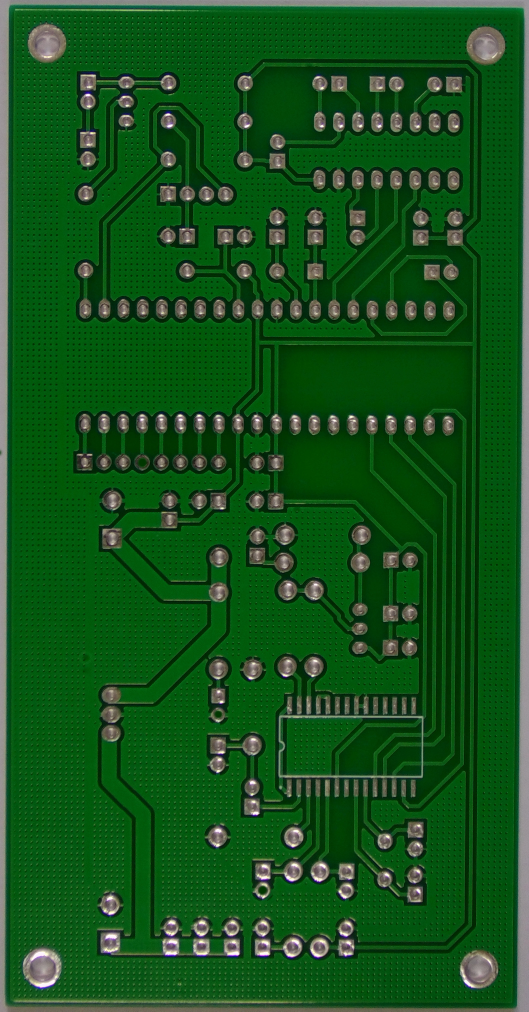
#> input picture Bare-PCB-defect-detection-using-OpenCV/Bare-PCB-images-dataset/Defective-PCB-images/Missing_hole/Missing_hole_01_left/01_missing_hole_10.jpg, 1586 x 3034 px, found by its file name (shown at 1/3 size)
$ jupyter execute --allow-errors Bare-PCB-defect-detection-using-opencv.ipynb
#> lines starting #> are read from the running program, lines starting #| are printed output that depends on the picture; after the words box and inside, x2 and y2 are one past the last pixel; in counts of white or black regions, pixels touching at a corner belong together
[cell 1]
'''
Image subtraction requires both the template(non-defective) and test(defective) images
to be of the exact same dimensions and orientation.

The whole defect detection process is performed on one sample test image of the defect
missing hole for PCB 01. Similar can be done for the other defects.
The steps performed are common for both template and test images, and then the test image is
subtracted from template image to get the resultant image which shows the defects.
Contour detection is also done to calculate the number of defects in an image.
'''

[cell 2]
# Command to install OpenCV library :
# pip install opencv-python

[cell 3]
import cv2
import matplotlib.pyplot as plt
import os

[cell 4]
# read template PCB 01 image
rgb_template_img = cv2.imread('D:\\AI_project\\Bare-PCB-defect-detection-using-OpenCV\\Bare-PCB-images-dataset\\Template-PCB-images\\01.jpg')

# display original template PCB image
plt.figure(figsize=(10,6))
#> (the rest of this cell did not finish here and is left out)

[cell 5]
# read template PCB 01 image as grayscale image
template_img = cv2.imread('D:\\AI_project\\Bare-PCB-defect-detection-using-OpenCV\\Bare-PCB-images-dataset\\Template-PCB-images\\01.jpg', 0)
# the 2nd parameter is flag, makes image grayscale for value 0 or 2

# display the grayscale template PCB image
plt.figure(figsize=(10,6))
#> (the rest of this cell did not finish here and is left out)

#> (a cell that did not finish here is left out)

#> (a cell that did not finish here is left out)

#> (a cell that did not finish here is left out)

[cell 9]
# read test image of PCB 01
rgb_test_img = cv2.imread('D:\\AI_project\\Bare-PCB-defect-detection-using-OpenCV\\Bare-PCB-images-dataset\\Defective-PCB-images\\Missing_hole\\Missing_hole_01\\01_missing_hole_10.jpg')
#> rgb_test_img is the input picture: shape (3034, 1586, 3); mean B, G, R 27.3, 83.6, 20.8

# display original test PCB image
plt.figure(figsize=(10,6))
plt.imshow(rgb_test_img, cmap="gray")

[cell 10]
# read grayscale test PCB image
test_img = cv2.imread('D:\\AI_project\\Bare-PCB-defect-detection-using-OpenCV\\Bare-PCB-images-dataset\\Defective-PCB-images\\Missing_hole\\Missing_hole_01\\01_missing_hole_10.jpg', 0)
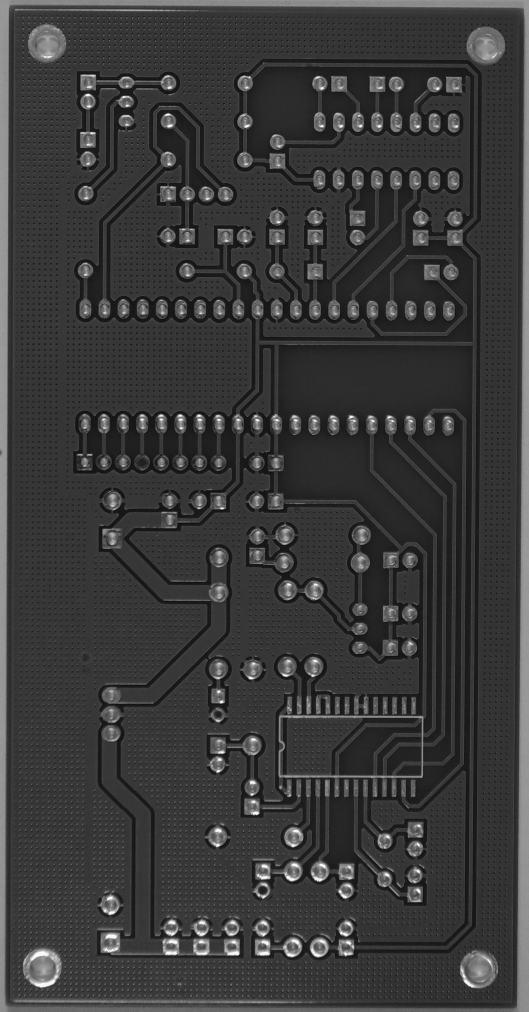
#> test_img: shape (3034, 1586) (shown at 1/3 size); min 2, max 255, mean 58.3

# resize test image of PCB
test_img_resize = cv2.resize(test_img, (750, 450))
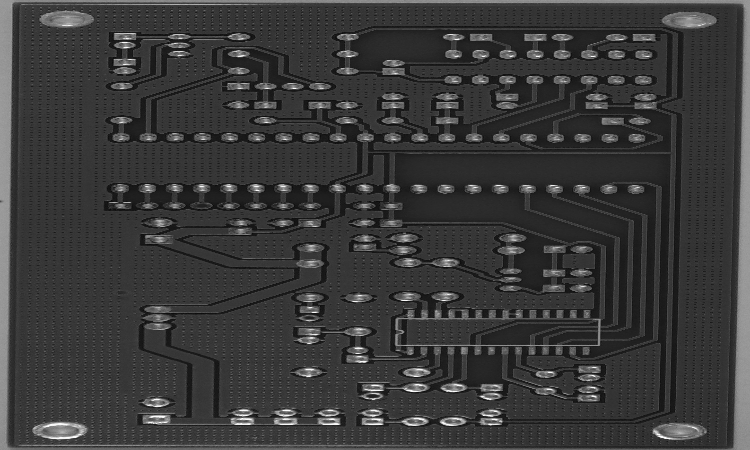
#> test_img_resize: shape (450, 750); min 8, max 255, mean 58.2

# display the grayscale resized test PCB image
plt.figure(figsize=(10,6))
plt.imshow(test_img_resize, cmap="gray")

[cell 11]
# --- Add tiny "dust" speckles (very subtle) ---
import numpy as np

# Use the resized grayscale test image from the previous cell
base = test_img_resize.copy()  # uint8, shape (H, W)

rng = np.random.default_rng(0)  # change seed for different dust placement
H, W = base.shape
#> H = 450; W = 750

dust_layer = np.zeros((H, W), dtype=np.float32)

num_specks = 10        # how many dust grains
max_radius = 3           # 1~5 pixels
max_delta = 20.0         # brightness change (keep small for subtlety)
sigma = 0.8              # blur to make it look like dust, not pixels

for _ in range(num_specks):
    x = int(rng.integers(0, W))
    y = int(rng.integers(0, H))
    r = int(rng.integers(1, max_radius + 1))
    delta = float(rng.uniform(-max_delta, max_delta))  # +/- makes light/dark dust
    cv2.circle(dust_layer, (x, y), r, delta, thickness=-1, lineType=cv2.LINE_AA)

dust_layer = cv2.GaussianBlur(dust_layer, ksize=(0, 0), sigmaX=sigma, sigmaY=sigma)
test_img_resize = np.clip(base.astype(np.float32) + dust_layer, 0, 255).astype(np.uint8)

# Visual comparison
plt.figure(figsize=(12, 5))
plt.subplot(1, 2, 1)
plt.title('Original (resized)')
plt.imshow(base, cmap='gray')
plt.axis('off')

plt.subplot(1, 2, 2)
plt.title('With tiny dust')
plt.imshow(test_img_resize, cmap='gray')
plt.axis('off')
plt.show()
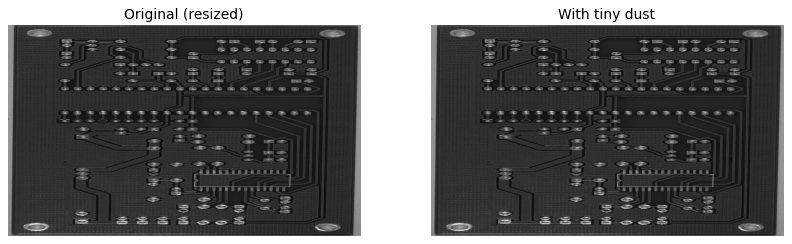
#> figure drawn by matplotlib, 2 panels

# If you want the rest of the pipeline to use the dusty image, uncomment:
# test_img_resize = dusty

[cell 12]
# Gaussian blur to blur the image before thresholding
blur_test_img = cv2.GaussianBlur(test_img_resize, (3,3),0)

# Adaptive thresholding(mean) on test image
test_adap_thresh = cv2.adaptiveThreshold(blur_test_img, 255,
                                         cv2. ADAPTIVE_THRESH_MEAN_C,
                                         cv2.THRESH_BINARY, 15, 5)
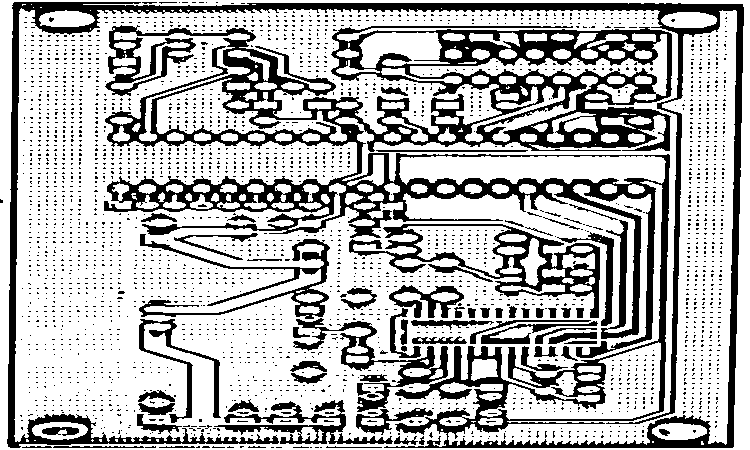
#> test_adap_thresh: shape (450, 750); 70.4% white; 2775 black regions (2708 under 20 px), largest, box (x1, y1, x2, y2) and area: (7, 2, 744, 448) 67114, (349, 224, 600, 318) 4681, (139, 234, 330, 319) 2597

# display the thresholded test image
plt.figure(figsize=(10,6))
plt.imshow(test_adap_thresh, cmap="gray")
